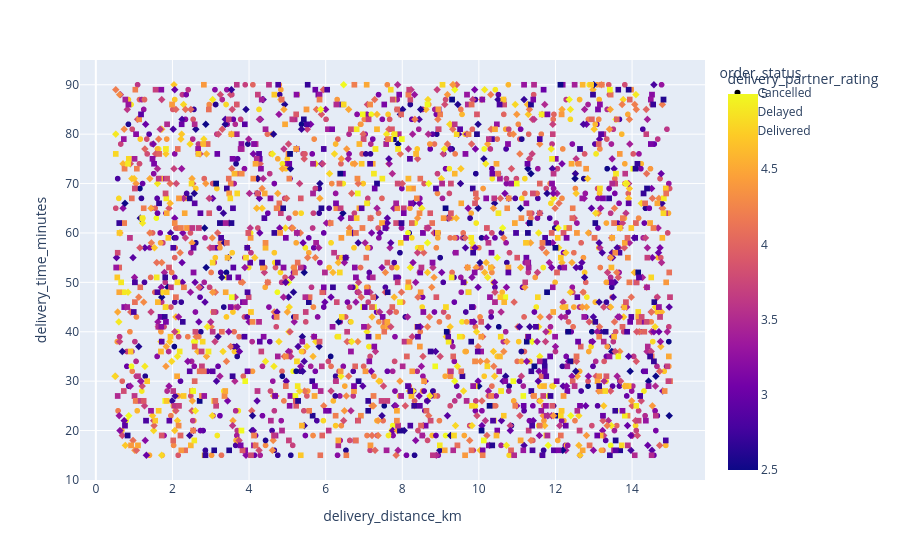

Write notebook code for a chart like this one.
### Code cell
#Making a Scatter Plot in Plotly Express Pt. 2 (Full Dataset)

fig6 = px.scatter(
    food, #reading from food
    x = "delivery_distance_km", #assigning x value
    y = "delivery_time_minutes", #assigning y value
    color = "delivery_partner_rating", #assigns colors to the different delivery partner ratings - since it is a numerical value, it does it as a gradient
    symbol = "order_status" #assigns a different symbol to each dot based on what order status is
)

fig6.show()

### Figure 1 — Plotly figure (JSON) as saved in the notebook; plotly's stock layout.template omitted (floating-point values rounded to 4 significant figures; data arrays with more than 128 entries replaced by an {"elided": "..."} marker saying what was removed)
{"data": [{"hovertemplate": "order_status=Cancelled<br>delivery_distance_km=%{x}<br>delivery_time_minutes=%{y}<br>delivery_partner_rating=%{marker.color}<extra></extra>", "legendgroup": "Cancelled", "marker": {"color": {"elided": "873 float values"}, "coloraxis": "coloraxis", "symbol": "circle"}, "mode": "markers", "name": "Cancelled", "showlegend": true, "type": "scattergl", "x": {"elided": "873 float values"}, "xaxis": "x", "y": {"elided": "873 int values"}, "yaxis": "y"}, {"hovertemplate": "order_status=Delayed<br>delivery_distance_km=%{x}<br>delivery_time_minutes=%{y}<br>delivery_partner_rating=%{marker.color}<extra></extra>", "legendgroup": "Delayed", "marker": {"color": {"elided": "832 float values"}, "coloraxis": "coloraxis", "symbol": "diamond"}, "mode": "markers", "name": "Delayed", "showlegend": true, "type": "scattergl", "x": {"elided": "832 float values"}, "xaxis": "x", "y": {"elided": "832 int values"}, "yaxis": "y"}, {"hovertemplate": "order_status=Delivered<br>delivery_distance_km=%{x}<br>delivery_time_minutes=%{y}<br>delivery_partner_rating=%{marker.color}<extra></extra>", "legendgroup": "Delivered", "marker": {"color": {"elided": "895 float values"}, "coloraxis": "coloraxis", "symbol": "square"}, "mode": "markers", "name": "Delivered", "showlegend": true, "type": "scattergl", "x": {"elided": "895 float values"}, "xaxis": "x", "y": {"elided": "895 int values"}, "yaxis": "y"}], "layout": {"coloraxis": {"colorbar": {"title": {"text": "delivery_partner_rating"}}, "colorscale": [[0, "#0d0887"], [0.1111, "#46039f"], [0.2222, "#7201a8"], [0.3333, "#9c179e"], [0.4444, "#bd3786"], [0.5556, "#d8576b"], [0.6667, "#ed7953"], [0.7778, "#fb9f3a"], [0.8889, "#fdca26"], [1, "#f0f921"]]}, "legend": {"title": {"text": "order_status"}, "tracegroupgap": 0}, "margin": {"t": 60}, "xaxis": {"anchor": "y", "domain": [0, 1], "title": {"text": "delivery_distance_km"}}, "yaxis": {"anchor": "x", "domain": [0, 1], "title": {"text": "delivery_time_minutes"}}}}
